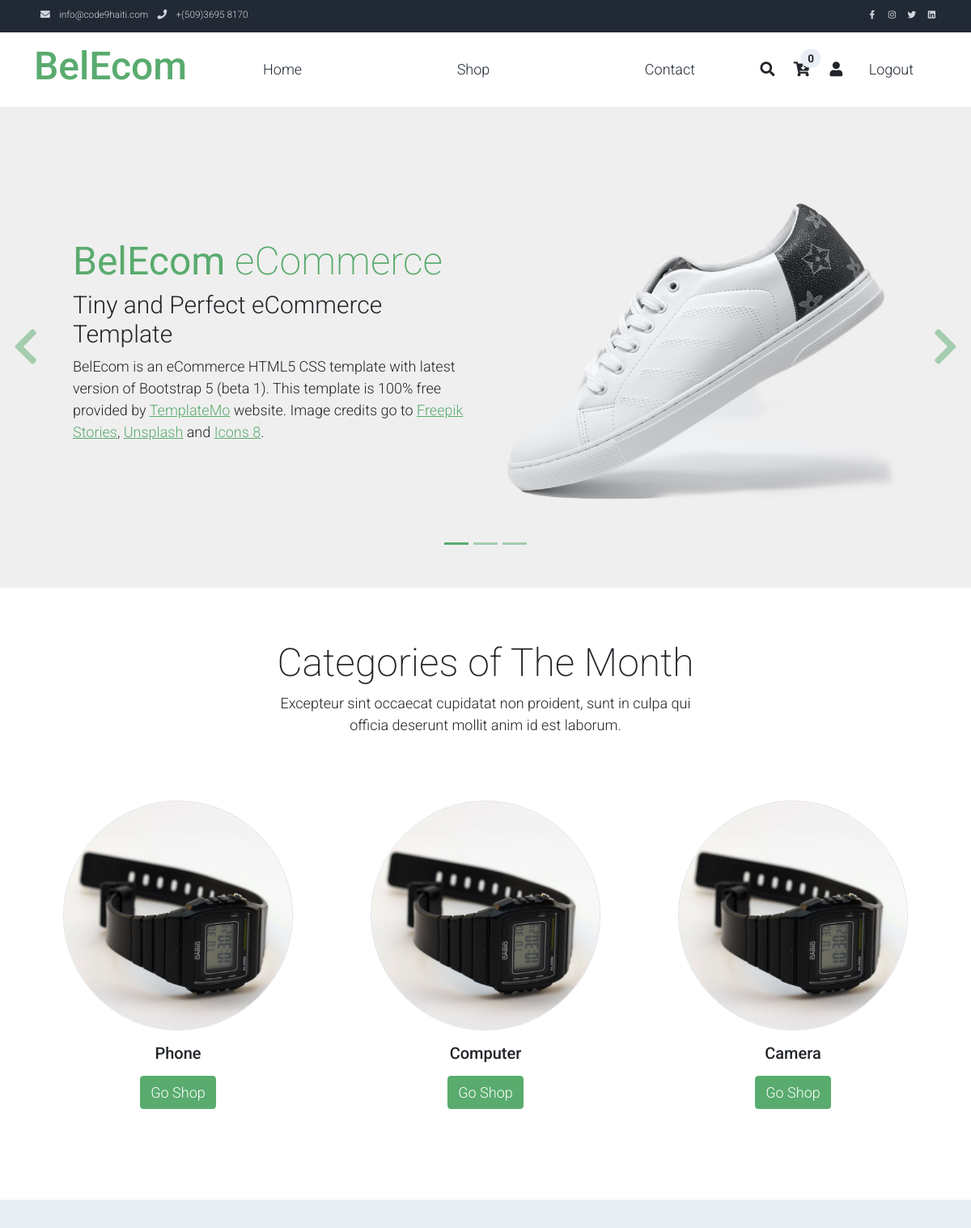
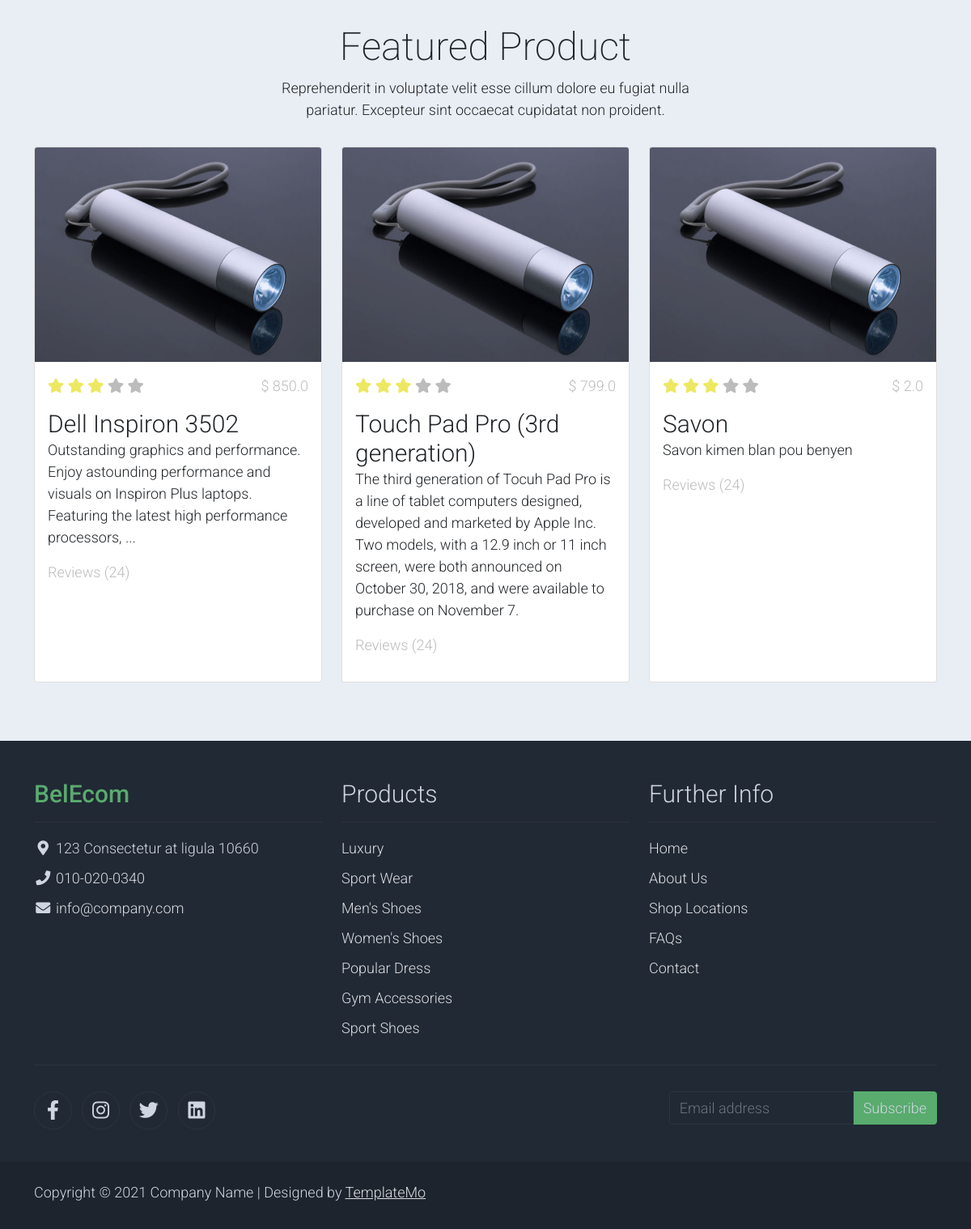
Screenshot of / (signed in) with the database file from the repository (2 pictures, top to bottom).
### index/models.py (models this page shows, shortened)
class Cart(models.Model):
	class Meta:
		db_table = 'carts'
	user = models.ForeignKey(User, on_delete=models.CASCADE, blank=True, null=True)
	session = models.ForeignKey(Session, on_delete=models.SET_NULL, blank=True, null=True)
	total = models.FloatField(default=0)
	def total_item_2(self):
		items = self.cartproduct_set.all()
		if items:
			return items.aggregate(t=models.Sum('quantity'))['t']
		return 0

class Category(models.Model):
	class Meta:
		db_table = 'categories'
		verbose_name_plural = 'Categories'
	name = models.CharField(max_length=100)
	photo = models.ImageField(upload_to='category_photos/', blank=True, null=True)

class Product(models.Model):
	class Meta:
		db_table = 'products'
	name = models.CharField(max_length=200)
	description = models.TextField(max_length=1000)
	category = models.ForeignKey('Category', on_delete=models.RESTRICT)
	old_price = models.FloatField(null=True, blank=True)
	price = models.FloatField()
	photo = models.ImageField(upload_to='product_photos/')
	brand = models.CharField(max_length=50, blank=True, null=True)
	is_active = models.BooleanField(default=False)

### index/views.py (the view)
# urls.py: path('', index, name='index'),
def index(request): # fbv
    product_list = Product.objects.filter(is_active=True)[:3]
    category_list = Category.objects.all()[:3]
    cart = getCart(request)
    context = {
        'product_list': product_list,
        'category_list': category_list,
        'cart':cart,
    }
    return render(request, "base.html", context)

### index/views.py (called while the page is built, shortened)
def getCart(request):
    if request.user.is_authenticated:
        print("AA")
        cart = Cart.objects.get_or_create(user=request.user)[0]
    elif 'cart_id' in request.session:
        print("BB")
        cart = Cart.objects.get(id=request.session['cart_id'])
        print(request.session['cart_id'])
    return cart

### templates/base.html (shortened to what this page needs)
{% load static %}
<!DOCTYPE html>
<html lang="en">
<head>
    <link rel="stylesheet" href="{% static 'assets/css/bootstrap.min.css' %}">
    <link rel="stylesheet" href="{% static 'assets/css/templatemo.css' %}">
    <link rel="stylesheet" href="{% static 'assets/css/custom.css' %}">
    <link rel="stylesheet" href="{% static 'assets/css/fontawesome.min.css' %}">
</head>
<body>
    {% block navbar %}
    {% include 'navbar.html' %}
    {% endblock navbar %}
    {% block body %}
    <div id="template-mo-zay-hero-carousel" class="carousel slide" data-bs-ride="carousel">
        <ol class="carousel-indicators">
            <li data-bs-target="#template-mo-zay-hero-carousel" data-bs-slide-to="0" class="active"></li>
            <li data-bs-target="#template-mo-zay-hero-carousel" data-bs-slide-to="1"></li>
            <li data-bs-target="#template-mo-zay-hero-carousel" data-bs-slide-to="2"></li>
        </ol>
        <div class="carousel-inner">
            <div class="carousel-item active">
                <div class="container">
                    <div class="row p-5">
                        <div class="mx-auto col-md-8 col-lg-6 order-lg-last">
                            <img class="img-fluid" src="/static/assets/img/banner_img_01.jpg" alt="">
                        </div>
                        <div class="col-lg-6 mb-0 d-flex align-items-center">
                            <div class="text-align-left align-self-center">
                                <h1 class="h1 text-success"><b>BelEcom</b> eCommerce</h1>
                                <h3 class="h2">Tiny and Perfect eCommerce Template</h3>
                                <p>
                                    BelEcom is an eCommerce HTML5 CSS template with latest version of Bootstrap 5 (beta 1).
                                    This template is 100% free provided by <a rel="sponsored" class="text-success" href="https://templatemo.com" target="_blank">TemplateMo</a> website.
                                    Image credits go to <a rel="sponsored" class="text-success" href="https://stories.freepik.com/" target="_blank">Freepik Stories</a>,
                                    <a rel="sponsored" class="text-success" href="https://unsplash.com/" target="_blank">Unsplash</a> and
                                    <a rel="sponsored" class="text-success" href="https://icons8.com/" target="_blank">Icons 8</a>.
                                </p>
                            </div>
                        </div>
                    </div>
                </div>
            </div>
        </div>
        <a class="carousel-control-prev text-decoration-none w-auto ps-3" href="#template-mo-zay-hero-carousel" role="button" data-bs-slide="prev">
            <i class="fas fa-chevron-left"></i>
        </a>
        <a class="carousel-control-next text-decoration-none w-auto pe-3" href="#template-mo-zay-hero-carousel" role="button" data-bs-slide="next">
            <i class="fas fa-chevron-right"></i>
        </a>
    </div>
    <section class="container py-5">
        <div class="row text-center pt-3">
            <div class="col-lg-6 m-auto">
                <h1 class="h1">Categories of The Month</h1>
                <p>
                    Excepteur sint occaecat cupidatat non proident, sunt in culpa qui officia
                    deserunt mollit anim id est laborum.
                </p>
            </div>
        </div>
        <div class="row">
            {% for cat in category_list %}
            <div class="col-12 col-md-4 p-5 mt-3">
                <a href="#"><img src="/static/assets/img/category_img_01.jpg" class="rounded-circle img-fluid border"></a>
                <h5 class="text-center mt-3 mb-3">{{cat.name}}</h5>
                <p class="text-center"><a class="btn btn-success">Go Shop</a></p>
            </div>
            {% endfor %}
        </div>
    </section>
    <section class="bg-light">
        <div class="container py-5">
            <div class="row text-center py-3">
                <div class="col-lg-6 m-auto">
                    <h1 class="h1">Featured Product</h1>
                    <p>
                        Reprehenderit in voluptate velit esse cillum dolore eu fugiat nulla pariatur.
                        Excepteur sint occaecat cupidatat non proident.
                    </p>
                </div>
            </div>
            <div class="row">
                {% for prod in product_list %}
                <div class="col-12 col-md-4 mb-4">
                    <div class="card h-100">
                        <a href="shop-single.html">
                            <img src="./static/assets/img/feature_prod_01.jpg" class="card-img-top" alt="...">
                        </a>
                        <div class="card-body">
                            <ul class="list-unstyled d-flex justify-content-between">
                                <li>
                                    <i class="text-warning fa fa-star"></i>
                                    <i class="text-warning fa fa-star"></i>
                                    <i class="text-warning fa fa-star"></i>
                                    <i class="text-muted fa fa-star"></i>
                                    <i class="text-muted fa fa-star"></i>
                                </li>
                                <li class="text-muted text-right">$ {{prod.price}}</li>
                            </ul>
                            <a href="shop-single.html" class="h2 text-decoration-none text-dark">{{prod.name}}</a>
                            <p class="card-text">{{prod.description}}</p>
                            <p class="text-muted">Reviews (24)</p>
                        </div>
                    </div>
                </div>
                {% endfor %}
            </div>
        </div>
    </section>
    {% endblock body %}
    {% block footer %}
    {% include 'footer.html' %}
    {% endblock footer %}
</body>
</html>

### templates/navbar.html (shortened to what this page needs)
<nav class="navbar navbar-expand-lg bg-dark navbar-light d-none d-lg-block" id="templatemo_nav_top">
    <div class="container text-light">
        <div class="w-100 d-flex justify-content-between">
            <div>
                <i class="fa fa-envelope mx-2"></i>
                <a class="navbar-sm-brand text-light text-decoration-none" href="mailto:info@company.com">info@code9haiti.com</a>
                <i class="fa fa-phone mx-2"></i>
                <a class="navbar-sm-brand text-light text-decoration-none" href="tel:010-020-0340">+(509)3695 8170</a>
            </div>
            <div>
                <a class="text-light" href="https://fb.com/templatemo" target="_blank" rel="sponsored"><i class="fab fa-facebook-f fa-sm fa-fw me-2"></i></a>
                <a class="text-light" href="https://www.instagram.com/" target="_blank"><i class="fab fa-instagram fa-sm fa-fw me-2"></i></a>
                <a class="text-light" href="https://twitter.com/" target="_blank"><i class="fab fa-twitter fa-sm fa-fw me-2"></i></a>
                <a class="text-light" href="https://www.linkedin.com/" target="_blank"><i class="fab fa-linkedin fa-sm fa-fw"></i></a>
            </div>
        </div>
    </div>
</nav>
<nav class="navbar navbar-expand-lg navbar-light shadow">
    <div class="container d-flex justify-content-between align-items-center">
        <a class="navbar-brand text-success logo h1 align-self-center" href="/">
            BelEcom
        </a>
        <div class="align-self-center collapse navbar-collapse flex-fill  d-lg-flex justify-content-lg-between" id="templatemo_main_nav">
            <div class="flex-fill">
                <ul class="nav navbar-nav d-flex justify-content-between mx-lg-auto">
                    <li class="nav-item">
                        <a class="nav-link" href="/">Home</a>
                    </li>
                    <li class="nav-item">
                        <a class="nav-link" href="/shop">Shop</a>
                    </li>
                    <li class="nav-item">
                        <a class="nav-link" href="/contact">Contact</a>
                    </li>
                </ul>
            </div>
            <div class="navbar align-self-center d-flex">
                <a class="nav-icon d-none d-lg-inline" href="#" data-bs-toggle="modal" data-bs-target="#templatemo_search">
                    <i class="fa fa-fw fa-search text-dark mr-2"></i>
                </a>
                <a class="nav-icon position-relative text-decoration-none" href="/cart">
                    <i class="fa fa-fw fa-cart-arrow-down text-dark mr-1"></i>
                    <span class="position-absolute top-0 left-100 translate-middle badge rounded-pill bg-light text-dark global_cart_total">{{cart.total_item_2}}</span>
                </a>
                {% if request.user.is_authenticated %}
                <a class="nav-icon position-relative text-decoration-none" href="#">
                    <i class="fa fa-fw fa-user text-dark mr-3"></i>
                </a>
                <a class="btn btn-sm nav-icon position-relative text-decoration-none" href="/logout">Logout</a>
                {% else %}
                <a class="btn btn-outline-secondary nav-icon position-relative text-decoration-none" href="/login">Join</a>
                {% endif %}
            </div>
        </div>
    </div>
</nav>

### static/assets/css/templatemo.css (style rules this page uses)
body, ul, li, p, a, label, input, div { font-family: 'Roboto', sans-serif; font-size: 18px !important; font-weight: 300 !important; }
.h1 { font-family: 'Roboto', sans-serif; font-size: 48px !important; font-weight: 200 !important; }
.h2 { font-family: 'Roboto', sans-serif; font-size: 30px !important; font-weight: 300; }
.logo { font-weight: 500 !important; }
.text-warning { color: #ede861 !important; }
.text-muted { color: #bcbcbc !important; }
.text-success { color: #59ab6e !important; }
.text-light { color: #cfd6e1 !important; }
.bg-dark { background-color: #212934 !important; }
.bg-light { background-color: #e9eef5 !important; }
.btn-success { background-color: #59ab6e !important; border-color: #56ae6c !important; }
#templatemo_nav_top { min-height: 40px; }
#templatemo_nav_top * { font-size: .9em !important; }
#templatemo_main_nav a { color: #212934; }
#templatemo_main_nav .navbar .nav-icon { margin-right: 20px; }
#template-mo-zay-hero-carousel { background: #efefef !important; }
#template-mo-zay-hero-carousel .carousel-indicators li { margin-top: -50px; background-color: #59ab6e; }
#template-mo-zay-hero-carousel .carousel-control-next i, #template-mo-zay-hero-carousel .carousel-control-prev i { color: #59ab6e !important; font-size: 2.8em !important; }
@media (min-width: 768px) { #templatemo_main_nav .navbar-nav { max-width: 450px; } }
@media (min-width: 992px) { #templatemo_main_nav .navbar-nav { max-width: 550px; } }
@media (min-width: 992px) { #template-mo-zay-hero-carousel .carousel-item { min-height: 30rem !important; } }

### rows the page displays
Category: name "Phone"
Category: name "Computer"
Category: name "Camera"
Product: price "850.0", name "Dell Inspiron 3502", description "Outstanding graphics and performance. Enjoy astounding performance and visuals on Inspiron Plus laptops. Featuring the latest high performance processors, ..."
Product: price "799.0", name "Touch Pad Pro (3rd generation)", description "The third generation of Tocuh Pad Pro is a line of tablet computers designed, developed and marketed by Apple Inc. Two models, with a 12.9 inch or 11 inch screen, were both announced on October 30, 2018, and were available to purchase on November 7."
Product: price "2.0", name "Savon", description "Savon kimen blan pou benyen"
